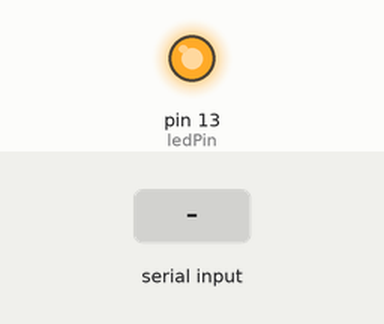
Simulated run of this sketch. Board: Arduino Uno, built with avr-gcc and run on an emulated ATmega328P. Shown: output pins drawn as LEDs (lit = HIGH). Inputs (shaded band) come from the test bench. What the sketch prints to the serial monitor is not drawn.

Above: at 1.2 s.
1.3 s: "90,45\n" received over Serial
Timing chart, 0 to 4.3 s (numbered marks = the images above; inputs shaded):
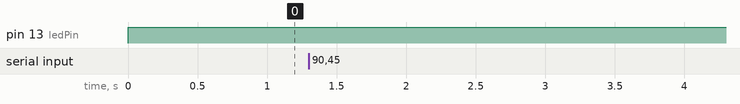

The sketch:

sendingManchester.ino
```cpp
unsigned long bitTime = 2000;
unsigned long halfBitTime = bitTime / 2;
unsigned long previousMicros = 0;
const int ledPin =  LED_BUILTIN;

int receivedBit = 0;
int ledState = 0;

bool received = false;

void setup() {
  pinMode(ledPin, OUTPUT);
  Serial.begin(1000000);
}

void loop() {
  if (Serial.available() > 0) {
    receivedBit = Serial.read();
    Serial.println(ledState);
    received = true;
    ledState = receivedBit - 48;

    digitalWrite(ledPin, ledState);
    previousMicros = micros();
  }

  if(micros() - previousMicros > halfBitTime){
    Serial.println(ledState);
    digitalWrite(ledPin, ledState * -1 + 1);
  }
}
```
